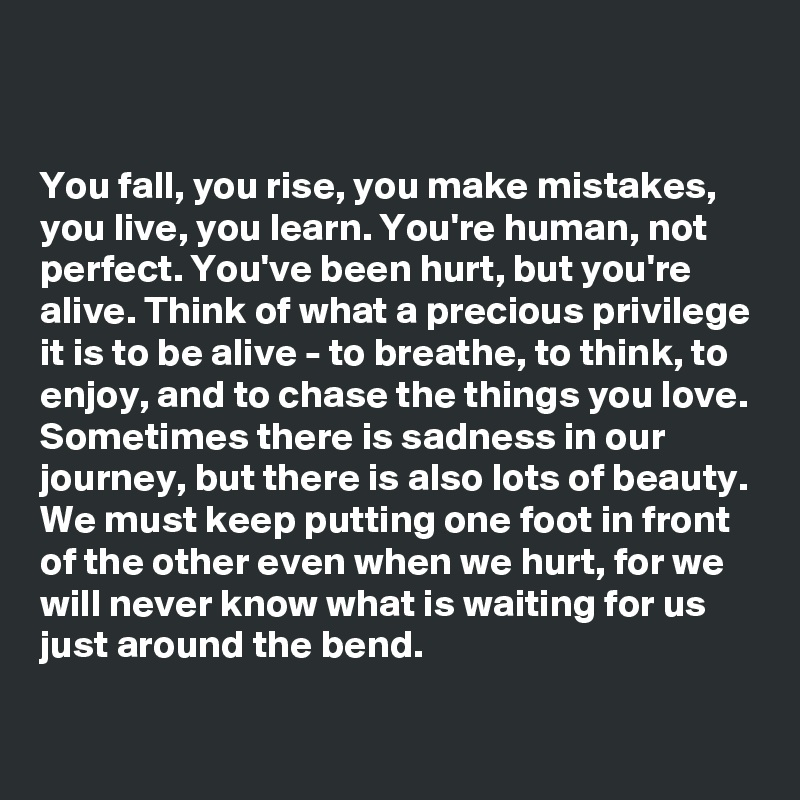
#> input picture uploads/upload.jpeg, 800 x 800 px, found by its file name
$ python Handwriting_To_Text_Converter.py
#> lines starting #> are read from the running program, lines starting #| are printed output that depends on the picture; after the words box and inside, x2 and y2 are one past the last pixel; in counts of white or black regions, pixels touching at a corner belong together
import cv2
import pytesseract
import numpy
image_path = r"uploads\upload.jpeg"
image = cv2.imread(image_path)
#> image is the input picture: shape (800, 800, 3); mean B, G, R 77.2, 74.8, 70.4
gray_image = cv2.cvtColor(image, cv2.COLOR_BGR2GRAY)
# whitelist=['qwertyuiopasdfghjklzxcvbnm,QWERTYUIOPASDFGHJKLZXCVBNM1234567890!@#$%^&*(): ']
kernel=numpy.ones((5,5),dtype=int)
image=cv2.erode(image,kernel,iterations=1)
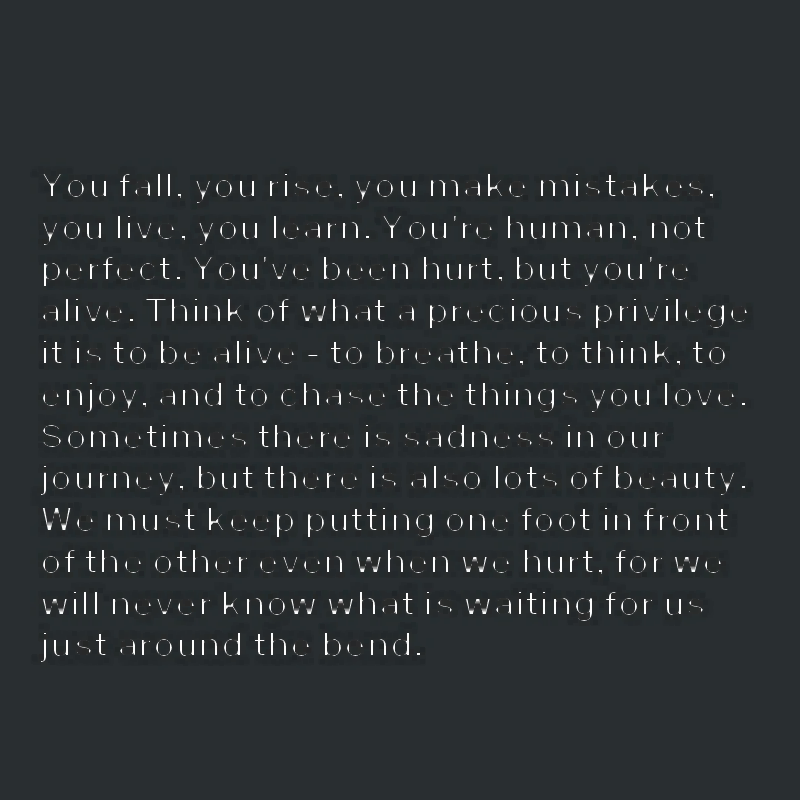
#> image: shape (800, 800, 3); mean B, G, R 52.2, 49.7, 44.9
image=cv2.dilate(image,kernel,iterations=1)
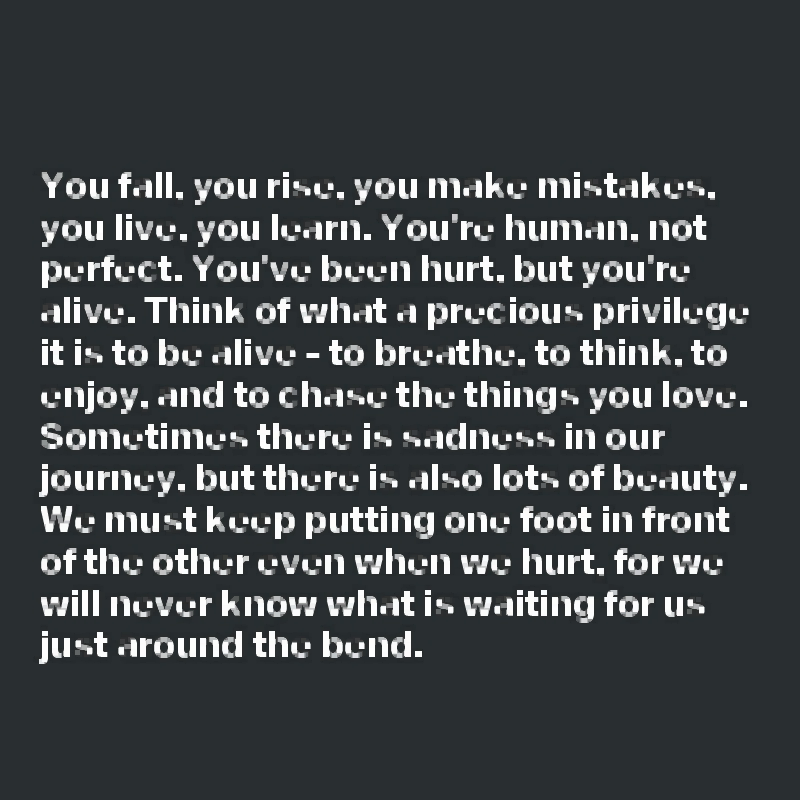
#> image: shape (800, 800, 3); mean B, G, R 71.1, 68.6, 64.2
image=cv2.threshold(gray_image,0,255,cv2.THRESH_BINARY_INV+cv2.THRESH_OTSU)[1]
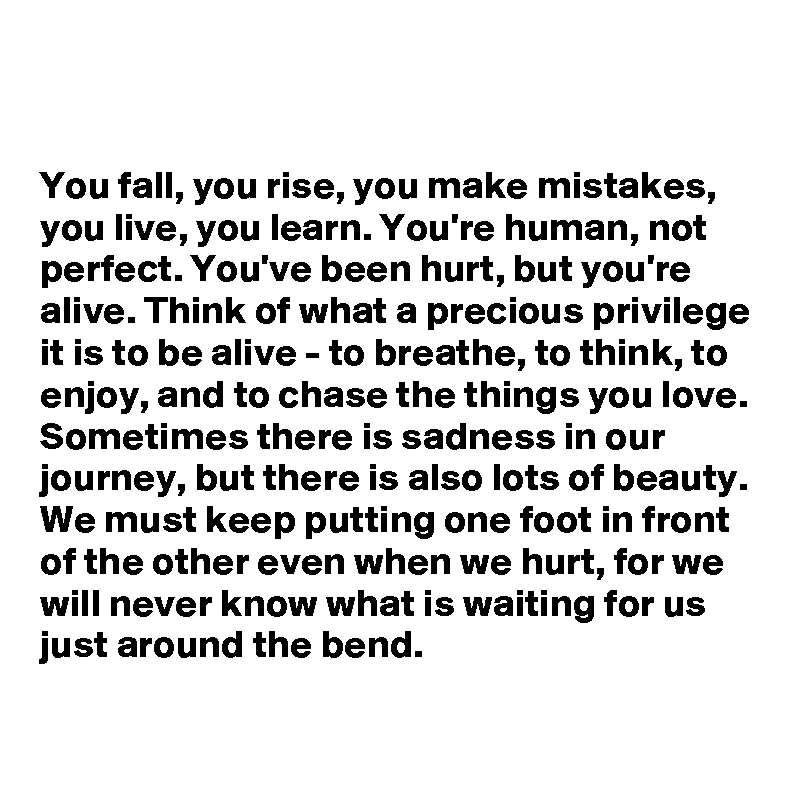
#> image: shape (800, 800); 86.1% white; 397 black regions, largest, box (x1, y1, x2, y2) and area: (40, 506, 73, 532) 523, (551, 220, 582, 240) 414, (89, 429, 120, 449) 414
image=cv2.bitwise_not(image)

cv2.imshow('test',image)
cv2.waitKey(0)
# text = pytesseract.image_to_string(image,lang='eng', config=f"--oem 1 --psm 1 -c tessedit_char_whitelist={whitelist}")
#> (the run stopped early here; a loop or call above may not have finished)
